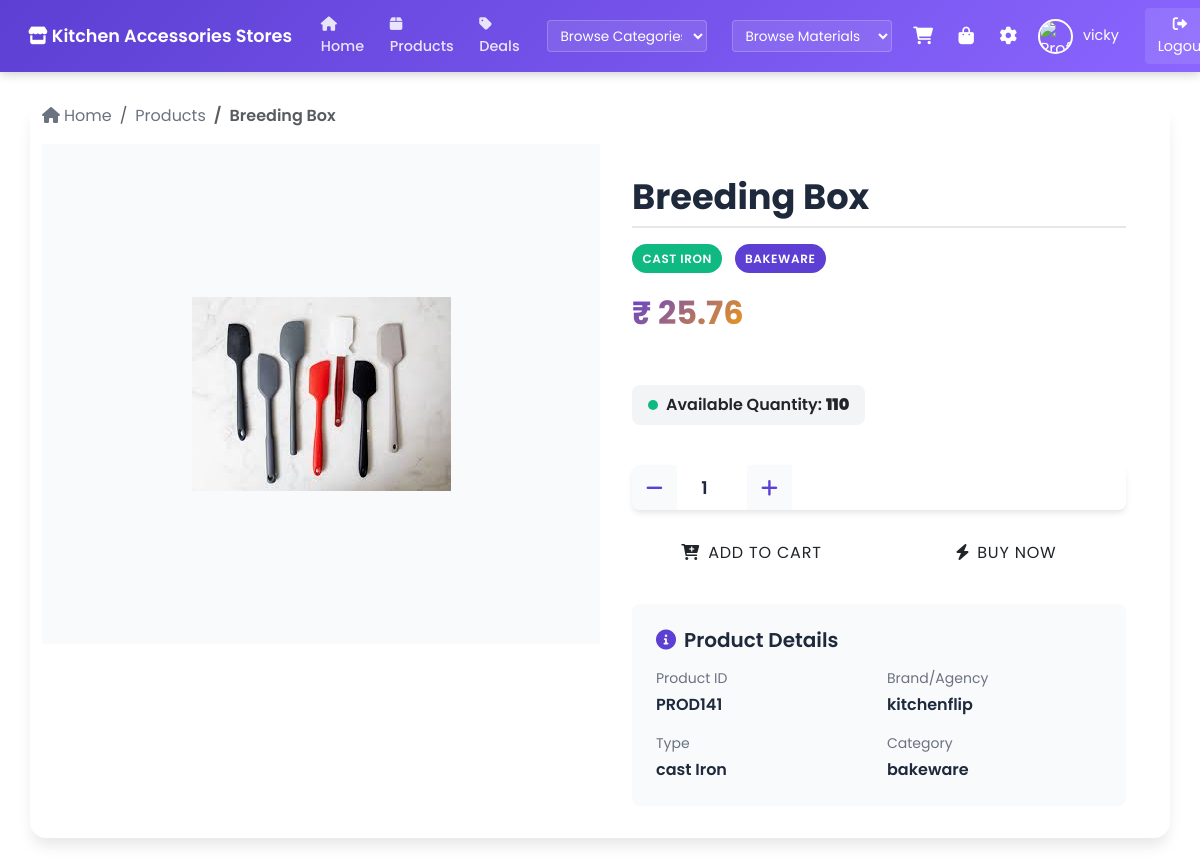
Screenshot of /user/product_detail.php?id=167 (signed in) with the database file from the repository.
### tables this page shows
CREATE TABLE `users` (
  `id` int(11) NOT NULL,
  `username` varchar(50) NOT NULL,
  `email` varchar(100) NOT NULL,
  `phone` varchar(20) NOT NULL,
  `address_line1` varchar(255) NOT NULL,
  `city` varchar(100) NOT NULL,
  `state` varchar(100) NOT NULL,
  `postal_code` varchar(20) NOT NULL,
  `user_type` enum('user','admin') NOT NULL,
  `password` varchar(255) NOT NULL,
  `profile_image` varchar(255) NOT NULL,
  `created_at` timestamp NOT NULL DEFAULT current_timestamp(),
  `theme_preference` varchar(10) DEFAULT 'light',
  `color_scheme` varchar(10) DEFAULT 'default',
  `font_size` varchar(10) DEFAULT 'medium',
  `auto_logout` int(11) DEFAULT 30,
  `theme` varchar(10) DEFAULT 'light',
  `primary_color` varchar(7) DEFAULT '#5D3FD3',
  `secondary_color` varchar(7) DEFAULT '#f39c12',
  `font_color` varchar(7) DEFAULT '#333333',
  `auto_logout_time` int(11) DEFAULT 1800
);

CREATE TABLE `products` (
  `id` int(11) NOT NULL,
  `product_id` varchar(20) NOT NULL,
  `product_name` varchar(255) NOT NULL,
  `product_quantity` int(11) NOT NULL,
  `reorder_level` int(11) DEFAULT 10,
  `barcode_path` varchar(255) DEFAULT NULL,
  `product_price` decimal(10,2) NOT NULL,
  `agency_id` int(11) NOT NULL,
  `profit_percent` decimal(5,2) NOT NULL,
  `selling_price` decimal(10,2) NOT NULL,
  `product_image` varchar(255) DEFAULT NULL,
  `material` varchar(100) NOT NULL,
  `product_category` varchar(100) NOT NULL,
  `is_visible` tinyint(1) DEFAULT 1,
  `created_at` timestamp NOT NULL DEFAULT current_timestamp(),
  `updated_at` timestamp NULL DEFAULT NULL ON UPDATE current_timestamp(),
  `status` varchar(20) DEFAULT 'active'
);

CREATE TABLE `agencies` (
  `id` int(11) NOT NULL,
  `agency_name` varchar(255) NOT NULL,
  `agent_name` varchar(255) NOT NULL,
  `agency_code` varchar(50) NOT NULL,
  `phone` varchar(20) NOT NULL,
  `address` text NOT NULL,
  `email` varchar(255) NOT NULL,
  `profile_image` varchar(255) DEFAULT NULL,
  `created_at` timestamp NOT NULL DEFAULT current_timestamp()
);

### user/product_detail.php (the view, shortened to what this page needs)
<?php
require_once '../config.php';
$product_id = $_GET['id'];
$stmt = $conn->prepare("SELECT p.*, a.agency_name
                        FROM products p
                        LEFT JOIN agencies a ON p.agency_id = a.id
                        WHERE p.id = ?");
$stmt->bind_param("i", $product_id);
$stmt->execute();
$result = $stmt->get_result();
$product = $result->fetch_assoc();
$product_image = !empty($product['product_image']) && file_exists($product['product_image'])
    ? $product['product_image']
    : '../uploads/products/default-product.jpg';
?>
<!DOCTYPE html>
<html lang="en">
<head>
    <link href="https://cdn.jsdelivr.net/npm/bootstrap@5.3.0-alpha1/dist/css/bootstrap.min.css" rel="stylesheet">
    <link rel="stylesheet" href="https://cdnjs.cloudflare.com/ajax/libs/font-awesome/6.0.0/css/all.min.css">
</head>
<body>
    <?php
    include 'navbar.php';
    ?>
    <div class="container product-container">
        <nav aria-label="breadcrumb">
            <ol class="breadcrumb">
                <li class="breadcrumb-item"><a href="index.php"><i class="fas fa-home me-1"></i>Home</a></li>
                <li class="breadcrumb-item"><a href="products.php">Products</a></li>
                <li class="breadcrumb-item active" aria-current="page"><?php echo htmlspecialchars($product['product_name']); ?></li>
            </ol>
        </nav>
        <div class="row g-0">
            <div class="col-md-6">
                <div class="product-image-container">
                    <img src="<?php echo htmlspecialchars($product_image); ?>" class="product-image-large" alt="<?php echo htmlspecialchars($product['product_name']); ?>" onerror="this.src='../uploads/products/default-product.jpg';">
                </div>
            </div>
            <div class="col-md-6">
                <div class="product-info">
                    <h2 class="product-title"><?php echo htmlspecialchars($product['product_name']); ?></h2>
                    <div>
                        <span class="product-badge badge-type"><?php echo htmlspecialchars($product['material']); ?></span>
                        <span class="product-badge badge-category"><?php echo htmlspecialchars($product['product_category']); ?></span>
                    </div>
                    <div class="my-3">
                        <p class="product-price">₹ <?php echo number_format($product['selling_price'], 2); ?></p>
                    </div>
                    <div class="availability <?php echo ($product['product_quantity'] < 1) ? 'out-of-stock' : ''; ?>">
                        <span class="availability-dot"></span>
                        <?php if ($product['product_quantity'] > 0): ?>
                            Available Quantity: <strong class="ms-1"><?php echo $product['product_quantity']; ?></strong>
                        <?php else: ?>
                            <strong>Out of Stock</strong>
                        <?php endif; ?>
                    </div>
                    <form method="post">
                        <div class="quantity-control">
                            <button type="button" class="quantity-btn minus" onclick="updateQuantity(this, -1)">
                                <i class="fas fa-minus"></i>
                            </button>
                            <input type="number" name="quantity" value="1" min="1" max="<?php echo $product['product_quantity']; ?>" class="quantity-input" readonly>
                            <button type="button" class="quantity-btn plus" onclick="updateQuantity(this, 1, <?php echo $product['product_quantity']; ?>)">
                                <i class="fas fa-plus"></i>
                            </button>
                        </div>
                        <div class="action-buttons">
                            <button type="submit" name="add_to_cart" class="btn btn-add-cart" <?php echo ($product['product_quantity'] < 1) ? 'disabled' : ''; ?>>
                                <i class="fas fa-cart-plus me-2"></i>Add to Cart
                            </button>
                            <button type="submit" name="buy_now" class="btn btn-buy-now" <?php echo ($product['product_quantity'] < 1) ? 'disabled' : ''; ?>>
                                <i class="fas fa-bolt me-2"></i>Buy Now
                            </button>
                        </div>
                    </form>
                    <div class="product-details">
                        <h4 class="details-title"><i class="fas fa-info-circle"></i> Product Details</h4>
                        <div class="details-grid">
                            <div class="detail-item">
                                <span class="detail-label">Product ID</span>
                                <span class="detail-value"><?php echo htmlspecialchars($product['product_id']); ?></span>
                            </div>
                            <div class="detail-item">
                                <span class="detail-label">Brand/Agency</span>
                                <span class="detail-value"><?php echo htmlspecialchars($product['agency_name']); ?></span>
                            </div>
                            <div class="detail-item">
                                <span class="detail-label">Type</span>
                                <span class="detail-value"><?php echo htmlspecialchars($product['material']); ?></span>
                            </div>
                            <div class="detail-item">
                                <span class="detail-label">Category</span>
                                <span class="detail-value"><?php echo htmlspecialchars($product['product_category']); ?></span>
                            </div>
                        </div>
                    </div>
                </div>
            </div>
        </div>
    </div>
</body>
</html>

### user/navbar.php (shortened to what this page needs)
<?php
require_once '../config.php';
$user_id = $_SESSION['user_id'];
$stmt = $conn->prepare("SELECT username, profile_image FROM users WHERE id = ?");
$stmt->bind_param("i", $user_id);
$stmt->execute();
$result = $stmt->get_result();
$user = $result->fetch_assoc();
$profile_image = "../uploads/profilephoto/default-avatar.png";
if (!empty($user['profile_image'])) {
    if (strpos($user['profile_image'], 'uploads/profilephoto/') !== false) {
        $profile_image = "../" . $user['profile_image'];
    } else {
        $profile_image = "../uploads/profilephoto/" . $user['profile_image'];
    }
    if (!file_exists($profile_image)) {
        $profile_image = "../uploads/profilephoto/default-avatar.png";
    }
}
?>
<!DOCTYPE html>
<html lang="en">
<head>
    <link href="https://cdn.jsdelivr.net/npm/bootstrap@5.3.0-alpha1/dist/css/bootstrap.min.css" rel="stylesheet">
    <link rel="stylesheet" href="https://cdnjs.cloudflare.com/ajax/libs/font-awesome/6.0.0/css/all.min.css">
</head>
<body>
    <nav class="navbar navbar-expand-lg navbar-dark">
        <div class="container-fluid">
            <a class="navbar-brand" href="">
                <i class="fas fa-store me-1"></i>Kitchen Accessories Stores
            </a>
            <div class="collapse navbar-collapse" id="navbarNav">
                <ul class="navbar-nav me-auto">
                    <li class="nav-item">
                        <a class="nav-link active" href="index.php"><i class="fas fa-home me-1"></i>Home</a>
                    </li>
                    <li class="nav-item">
                        <a class="nav-link" href="products.php"><i class="fas fa-box me-1"></i>Products</a>
                    </li>
                    <li class="nav-item">
                        <a class="nav-link" href="deals.php"><i class="fas fa-tag me-1"></i>Deals</a>
                    </li>
                </ul>
                <div class="dropdown-container">
                    <div class="nav-selector">
                        <select id="categoryDropdown" onchange="navigateToCategory()">
                            <option value="">Browse Categories</option>
                        </select>
                    </div>
                    <div class="nav-selector">
                        <select id="materialDropdown" onchange="navigateToMaterial()">
                            <option value="">Browse Materials</option>
                        </select>
                    </div>
                </div>
                <div class="d-flex align-items-center gap-3 ms-3">
                    <div class="position-relative">
                        <a href="cart.php" class="nav-icon">
                            <i class="fas fa-shopping-cart"></i>
                        </a>
                    </div>
                    <div class="position-relative">
                        <a href="orders.php" class="nav-icon">
                            <i class="fas fa-shopping-bag"></i>
                        </a>
                    </div>
                    <button id="settingsBtn" class="nav-icon" style="background: none; border: none;">
                        <i class="fas fa-cog"></i>
                    </button>
                    <a href="profile.php" class="profile-link">
                        <img src="<?php echo htmlspecialchars($profile_image); ?>" alt="Profile" class="navbar-profile-image">
                        <span class="username-display"><?php echo htmlspecialchars($user['username']); ?></span>
                    </a>
                    <form method="get" action="">
                        <button type="submit" name="logout" class="logout-btn">
                            <i class="fas fa-sign-out-alt me-1"></i>Logout
                        </button>
                    </form>
                </div>
            </div>
        </div>
    </nav>
</body>
</html>

### user/product_detail.php (style rules this page uses)
:root { --primary-color: #6366f1; --secondary-color: #4f46e5; --accent-color: #f59e0b; --light-bg: #f8fafc; --dark-text: #1e293b; --light-text: #f1f5f9; }
body { background-color: #f3f4f6; color: var(--dark-text); font-family: 'Poppins', sans-serif; }
.product-container { max-width: 1200px; margin: 2rem auto; background-color: white; border-radius: 1rem; box-shadow: 0 10px 15px -3px rgba(0, 0, 0, 0.1); overflow: hidden; padding: 0; }
.product-image-container { height: 500px; background-color: #f8fafc; display: flex; align-items: center; justify-content: center; overflow: hidden; position: relative; }
.product-image-large { max-height: 450px; max-width: 100%; object-fit: contain; transition: transform 0.3s ease; }
.product-info { padding: 2rem; }
.product-title { font-size: 2.2rem; font-weight: 700; color: var(--dark-text); margin-bottom: 1rem; border-bottom: 2px solid #e5e7eb; padding-bottom: 0.5rem; }
.product-price { font-weight: 700; color: var(--primary-color); font-size: 2rem; display: inline-block; background: linear-gradient(135deg, var(--primary-color) 0%, var(--secondary-color) 100%); -webkit-background-clip: text; -webkit-text-fill-color: transparent; margin-bottom: 1rem; }
.quantity-control { display: flex; align-items: center; margin: 1.5rem 0; border-radius: 0.5rem; overflow: hidden; box-shadow: 0 4px 6px -1px rgba(0, 0, 0, 0.1); }
.quantity-btn { background: var(--light-bg); width: 45px; height: 45px; display: flex; align-items: center; justify-content: center; cursor: pointer; font-weight: bold; font-size: 1.2rem; border: none; color: var(--primary-color); transition: all 0.2s ease; }
.quantity-input { width: 70px; text-align: center; border: none; height: 45px; margin: 0; font-size: 1.1rem; font-weight: 600; color: var(--dark-text); }
.action-buttons { display: flex; gap: 1rem; margin-top: 1.5rem; }
.btn-add-cart, .btn-buy-now { padding: 0.75rem 1.5rem; font-weight: 600; border-radius: 0.5rem; text-transform: uppercase; letter-spacing: 0.05em; font-size: 0.9rem; display: flex; align-items: center; justify-content: center; transition: all 0.3s ease; }
.btn-add-cart { background-color: #fff; color: var(--primary-color); border: 2px solid var(--primary-color); flex: 1; }
.btn-buy-now { background-color: var(--accent-color); color: white; border: none; flex: 1; }
.product-badge { display: inline-block; padding: 0.35rem 0.65rem; font-size: 0.75rem; font-weight: 600; border-radius: 9999px; text-transform: uppercase; letter-spacing: 0.05em; margin-right: 0.5rem; }
.badge-type { background-color: #10b981; color: white; }
.badge-category { background-color: var(--primary-color); color: white; }
.product-details { margin-top: 2rem; background-color: var(--light-bg); border-radius: 0.5rem; padding: 1.5rem; }
.details-title { font-size: 1.25rem; font-weight: 600; margin-bottom: 1rem; color: var(--dark-text); display: flex; align-items: center; }
.details-title i { margin-right: 0.5rem; color: var(--primary-color); }
.details-grid { display: grid; grid-template-columns: repeat(2, 1fr); gap: 1rem; }
.detail-item { display: flex; flex-direction: column; }
.detail-label { font-size: 0.875rem; color: #6b7280; margin-bottom: 0.25rem; }
.detail-value { font-weight: 600; color: var(--dark-text); }
.breadcrumb { padding: 1rem 2rem; background-color: transparent; margin-bottom: 0; }
.breadcrumb-item a { color: #6b7280; text-decoration: none; transition: color 0.2s ease; }
.breadcrumb-item.active { color: var(--dark-text); font-weight: 600; }
.breadcrumb-item+.breadcrumb-item::before { content: "›"; color: #9ca3af; }
.availability { display: inline-flex; align-items: center; font-weight: 600; margin: 1rem 0; padding: 0.5rem 1rem; background-color: #f3f4f6; border-radius: 0.5rem; }
.availability-dot { width: 10px; height: 10px; border-radius: 50%; background-color: #10b981; margin-right: 0.5rem; }

### rows the page displays
users: username "vicky"
products: product_name "Breeding Box", product_image (picture), material "CAST IRON", product_category "BAKEWARE", selling_price "25.76", product_quantity "110", product "PROD141", agency.agency_name "kitchenflip", material "cast Iron", product_category "bakeware"
